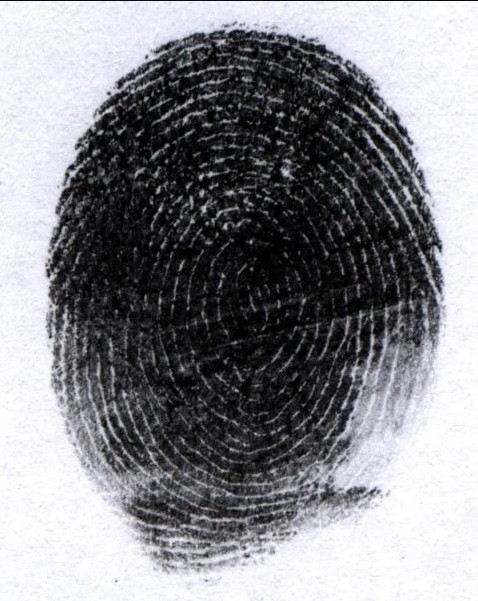
#> input picture CSC515/Week 5 - Morphology/fingerprint.jpg, 478 x 601 px
$ python fingerprint.py
#> lines starting #> are read from the running program, lines starting #| are printed output that depends on the picture
import cv2
import numpy as np
from matplotlib import pyplot as plt

kernel = np.ones((5, 5), "uint8")

img = cv2.imread("fingerprint.jpg")
#> img is the input picture: shape (601, 478, 3); mean B, G, R 140.5, 135.6, 135.6
blur = cv2.GaussianBlur(img, (5, 5), 0)
dilation = cv2.dilate(img, kernel=kernel, iterations=1)
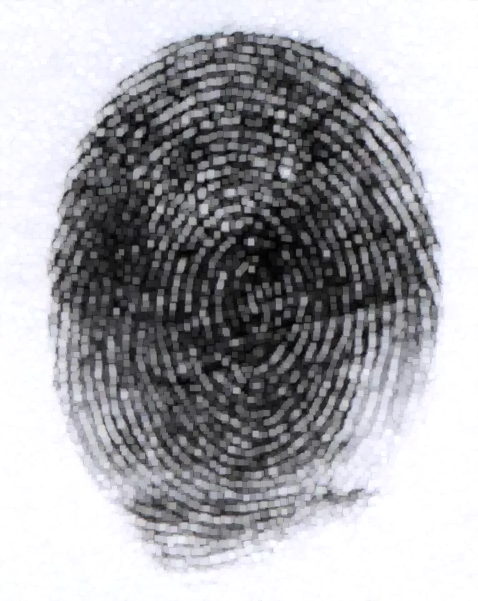
#> dilation: shape (601, 478, 3); mean B, G, R 169.8, 165.5, 165.4
erosion = cv2.erode(img, kernel=kernel, iterations=1)
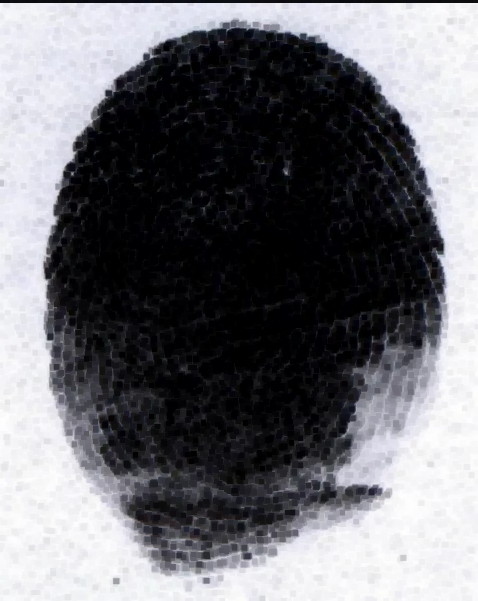
#> erosion: shape (601, 478, 3); mean B, G, R 116.2, 111.4, 111.3
open_img = cv2.morphologyEx(img, cv2.MORPH_OPEN, kernel=kernel)
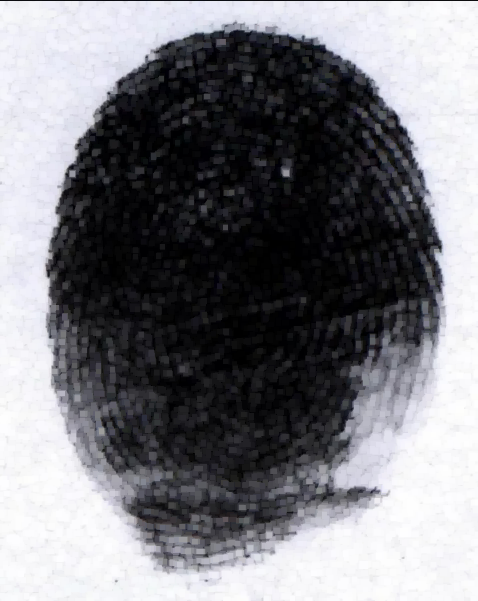
#> open_img: shape (601, 478, 3); mean B, G, R 128.2, 123.2, 123.1
close_img = cv2.morphologyEx(img, cv2.MORPH_CLOSE, kernel=kernel)
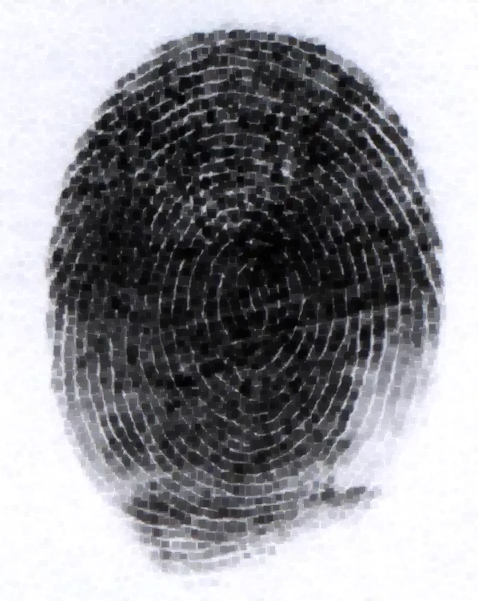
#> close_img: shape (601, 478, 3); mean B, G, R 150, 145.3, 145.2
close_blur = cv2.morphologyEx(blur, cv2.MORPH_CLOSE, kernel=kernel)
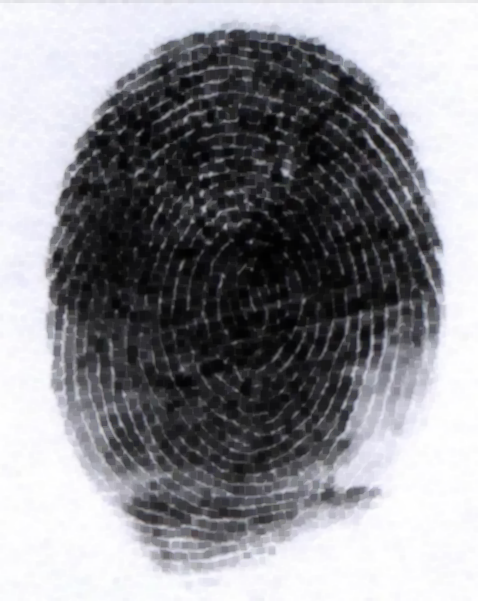
#> close_blur: shape (601, 478, 3); mean B, G, R 144.8, 139.9, 139.8
close_dilation = cv2.morphologyEx(dilation, cv2.MORPH_CLOSE, kernel=kernel)
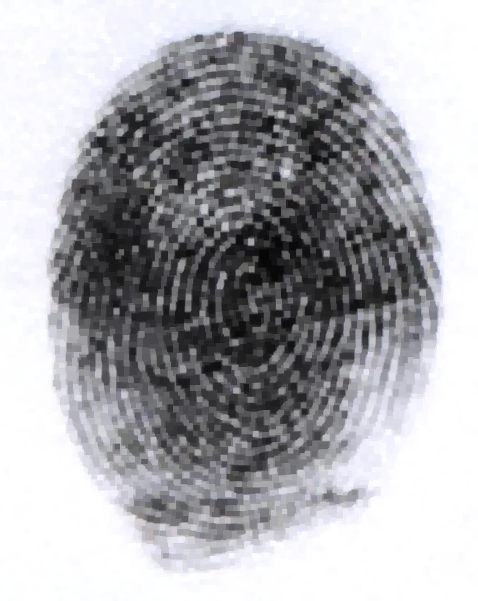
#> close_dilation: shape (601, 478, 3); mean B, G, R 174.4, 170.3, 170.2
close_erosion = cv2.morphologyEx(erosion, cv2.MORPH_CLOSE, kernel=kernel)
titles = ["Original", "Gaussian Blur", "Dilation", "Erosion", "Opening", "Closing", "Closing on Gaussian", "Closing on Dilation", "Closing on Erosion"]

images = [img, blur, dilation, erosion, open_img, close_img, close_blur, close_dilation, close_erosion]

for i in range(9):
    plt.subplot(3, 3, i+1), plt.imshow(images[i], "gray")
    plt.title(titles[i])
    plt.xticks([]), plt.yticks([])

plt.show()
#> figure, not shown here; B, G, R data is drawn as R, G, B
